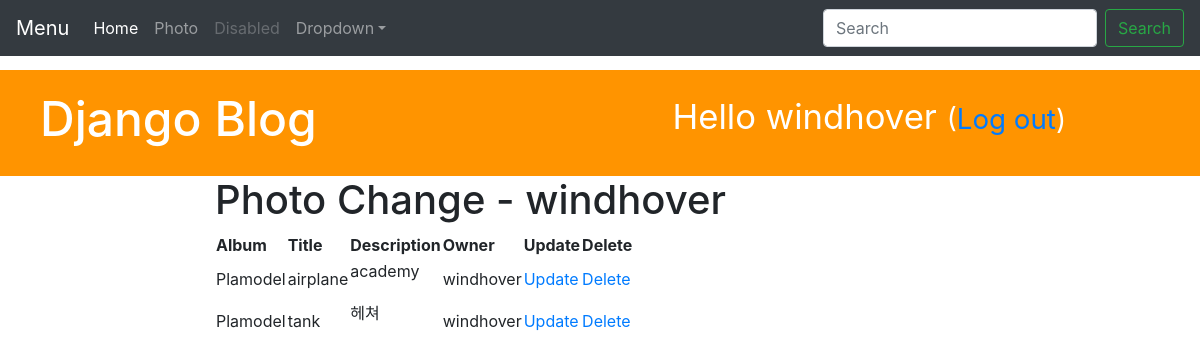
/photo/photo/change/ (signed in), run on the app's committed database.
### photo/models.py (models this page shows, shortened)
@python_2_unicode_compatible
class Photo(models.Model):
    album = models.ForeignKey(Album)
    title = models.CharField(max_length=50)
    image = ThumbnailImageField(upload_to='photo/%Y/%m')
    description = models.TextField('Photo Description', blank=True)
    upload_date = models.DateTimeField('Upload Date', auto_now_add=True)
    owner = models.ForeignKey(User, null=True)
    class Meta:
        ordering = ['title']

@python_2_unicode_compatible
class Album(models.Model):
    name = models.CharField(max_length=50)
    description = models.CharField('One Line Description', max_length=100, blank=True)
    owner = models.ForeignKey(User, null=True)
    class Meta:
        ordering = ['name']
    def __str__(self):
        return self.name

### photo/views.py (the view)
class PhotoChangeLV(LoginRequiredMixin, ListView):
    template_name = 'photo/photo_change_list.html'
    def get_queryset(self):
        return Photo.objects.filter(owner=self.request.user)

### photo/templates/photo/photo_change_list.html (shortened to what this page needs)
{% extends "base.html" %}
{% block content %}
<div id="content">
    <h1>Photo Change - {{user}}</h1>
    <table class="change-list">
        <tr>
            <th>Album</th>
            <th>Title</th>
            <th>Description</th>
            <th>Owner</th>
            <th>Update</th>
            <th>Delete</th>
        </tr>
        {% for item in object_list %}
        <tr>
            <td>{{ item.album }}</td>
            <td>{{ item.title }}</td>
            <td>{{ item.description|linebreaks }}</td>
            <td>{{ item.owner }}</td>
            <td><a href="{% url 'photo:photo_update' item.id %}">Update</a></td>
            <td><a href="{% url 'photo:photo_delete' item.id %}">Delete</a></td>
        </tr>
        {% endfor %}
    </table>
</div>
{% endblock %}

### templates/base.html (shortened to what this page needs)
{% load staticfiles %}
<!DOCTYPE html>
<html lan="ko">
<head>
    <link rel="stylesheet" href="https://maxcdn.bootstrapcdn.com/bootstrap/4.0.0-beta/css/bootstrap.min.css">
    <link rel="stylesheet" href="/static/open-iconic/font/css/open-iconic-bootstrap.css">
    <link rel="stylesheet" href="{% static 'css/blog.css' %}">
    <link rel="stylesheet" href="{% block extrastyle %}{% endblock %}">
</head>
<body>
    <nav class="navbar navbar-expand-md fixed-top navbar-dark bg-dark">
      <a class="navbar-brand" href="#">Menu</a>
      <div class="collapse navbar-collapse" id="navbarsExampleDefault">
        <ul class="navbar-nav mr-auto">
          <li class="nav-item active">
            <a class="nav-link" href="#">Home <span class="sr-only">(current)</span></a>
          </li>
          <li class="nav-item">
            <a class="nav-link" href="/photo/">Photo</a>
          </li>
          <li class="nav-item">
            <a class="nav-link disabled" href="#">Disabled</a>
          </li>
          <li class="nav-item dropdown">
            <a class="nav-link dropdown-toggle" href="http://example.com" id="dropdown01" data-toggle="dropdown" aria-haspopup="true" aria-expanded="false">Dropdown</a>
          </li>
        </ul>
        <form class="form-inline my-2 my-lg-0">
          <input class="form-control mr-sm-2" type="text" placeholder="Search" aria-label="Search">
          <button class="btn btn-outline-success my-2 my-sm-0" type="submit">Search</button>
        </form>
      </div>
    </nav>
    <div class="page-header">
        {% if user.is_authenticated %}
            <a  href="{% url 'blog:post_new' %}" class="top-menu"><span class="oi oi-plus"></span></a>
            <a  href="{% url 'blog:post_draft_list' %}" class="top-menu"><span class="oi oi-pencil"></span></a>
            <p class="top-menu">Hello {{ user.username }} <small>(<a href="{% url 'logout' %}">Log out</a>)</small></p>
        {% else %}
            <!--
            <a href="{% url 'login' %}" class="top-menu"><span class="glyphicon glyphicon-lock"></span></a>
            -->
            <a href="{% url 'login' %}" class="top-menu"><span class="oi oi-lock-locked"</span></a>
        {% endif %}
        <h1><a href="/">Django Blog</a></h1>
    </div>
    <div class="content container-fluid">
        <div class="row">
            <div class="col-md-8 ml-auto mr-auto">
                {% block  content %}
                {% endblock %}
            </div>
        </div>
    </div>
</body>
</html>

### blog/static/css/blog.css (style rules this page uses)
html, body { overflow-x: hidden; }
body { padding-top: 70px; }
.page-header { background-color: #ff9400; margin-top: 0; padding: 20px 20px 20px 40px; }
.page-header h1, .page-header h1 a, .page-header h1 a:visited, .page-header h1 a:active { color: #ffffff; font-size: 36pt; text-decoration: none; }
.content { margin-left: 0px; margin-right: 40px; }
.top-menu, .top-menu:hover, .top-menu:visited { color: #ffffff; float: right; font-size: 26pt; margin-right: 20px; }

### data on the page
Photo: album "Plamodel", title "airplane", description "academy", owner "windhover"
Photo: album "Plamodel", title "tank", description "헤쳐", owner "windhover"

### other printed values
{{ user.username }} "windhover"
{{ user }} "windhover"
